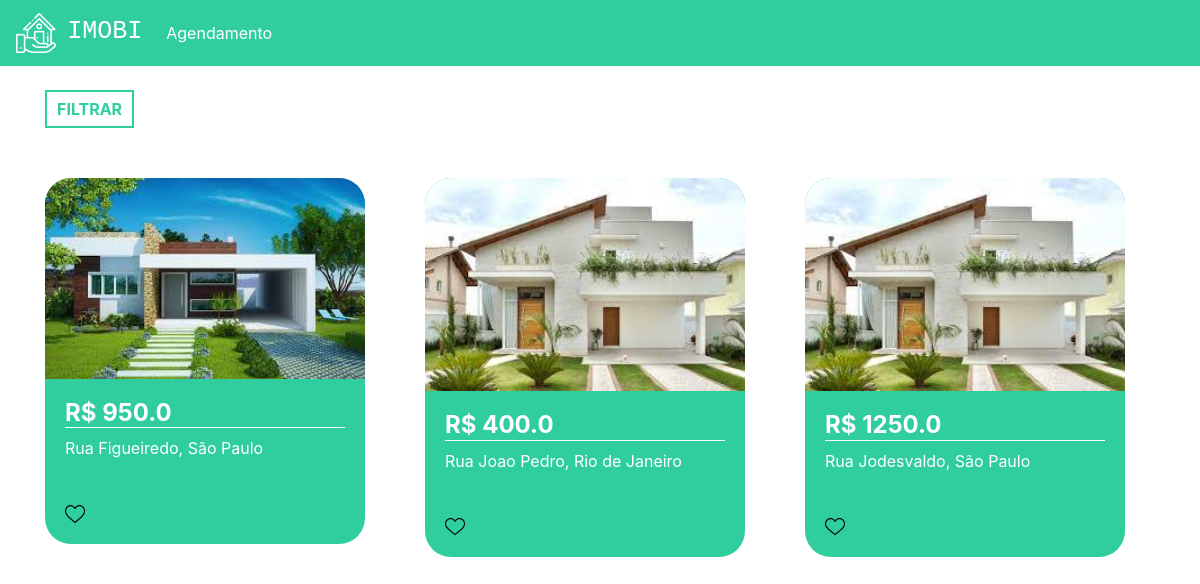
The app's page / (signed in) with its own data.
### home/models.py (models this page shows, shortened)
class Imovei(models.Model):
    choices = (('V', 'Venda'),
               ('A', 'Aluguel'))
    choices_imovel = (('A', 'Apartamento'),
                      ('C', 'Casa'))
    imagens = models.ManyToManyField(Imagem)
    valor = models.FloatField()
    quartos = models.IntegerField()
    tamanho = models.FloatField()
    cidade = models.ForeignKey(Cidade, on_delete=models.DO_NOTHING)
    rua = models.CharField(max_length=50)
    tipo = models.CharField(max_length=1, choices=choices)
    tipo_imovel = models.CharField(max_length=1, choices=choices_imovel)
    numero = models.IntegerField()
    descricao = models.TextField()
    dias_visita = models.ManyToManyField(DiasVisita)
    horarios = models.ManyToManyField(Horario)

class Imagem(models.Model):
    img = models.ImageField(upload_to='img')

class Cidade(models.Model):
    nome = models.CharField(max_length=30)
    def __str__(self) -> str:
        return self.nome

### home/views.py (the view)
# urls.py: path('', views.home, name='home'),
@login_required(login_url="/auth/login")
def home(request):
    preco_minimo = request.GET.get('preco_minimo')
    preco_maximo = request.GET.get('preco_maximo')
    cidade = request.GET.get('cidade')
    tipo = request.GET.getlist('tipo')
    if preco_minimo or preco_maximo or cidade or tipo:
        if not preco_minimo:
            preco_minimo = 0
        if not preco_maximo:
            preco_maximo = 999999999
        if not tipo:
            tipo = ['A', 'C']
        imoveis = Imovei.objects.filter(valor__gte=preco_minimo).filter(
            valor__lte=preco_maximo).filter(tipo_imovel__in=tipo).filter(cidade=cidade)
    else:
        imoveis = Imovei.objects.all()
    cidades = Cidade.objects.all()
    return render(request, 'home.html', {'imoveis': imoveis, 'cidades': cidades})

### home/templates/home.html (shortened to what this page needs)
{% extends 'base.html' %}
{% load static %}
{% block 'head' %}
<link rel="stylesheet" href="{% static 'home/css/home.css' %}">
{% endblock  %}
{% block 'body' %}
<div class="container">
  <br>
  <button type="button" class="btn_filtrar" data-toggle="modal"
	 data-target="#exampleModal">
    FILTRAR
  </button>
  <div class="row">
    {% for imovel in imoveis %}
        <div class="col-md cont">
          <div class="card_imovel">
            <img class="img_capa_imovel" src="{{imovel.imagens.all.0.img.url}}">
            <div class="informacoes_imoveis">
              <a class="a_none" href="imovel/{{imovel.id}}"><h4 class="valor">R$ {{imovel.valor}}</h4></a>
              <p>{{imovel.rua}}, {{imovel.cidade}}</p>
              <br>
              <img width="7%" src="{% static 'home/img/heart.png' %}">
            </div>
          </div>
        </div>
    {% endfor %}
  </div>
</div>
{% endblock %}

### templates/static/home/css/home.css (style rules this page uses)
.card_imovel { background-color: #30CD9E; width: 20rem; margin-top: 50px; border-radius: 26px; }
.img_capa_imovel { width: 100%; border-top-left-radius: 26px; border-top-right-radius: 26px; }
.informacoes_imoveis { padding: 20px; color: white; }
.valor { font-weight: bold; border-bottom: 1px solid white; }
.btn_filtrar { border: none; background-color: transparent; border: 2px solid #30CD9E; color: #30CD9E; padding: 5px 10px 5px 10px; font-weight: bold; }
.a_none { color: white; }

### records on screen
Imovei: imagens.all.0.img (picture), valor "950.0", rua "Rua Figueiredo", cidade "São Paulo"
Imovei: imagens.all.0.img (picture), valor "400.0", rua "Rua Joao Pedro", cidade "Rio de Janeiro"
Imovei: imagens.all.0.img (picture), valor "1250.0", rua "Rua Jodesvaldo", cidade "São Paulo"
